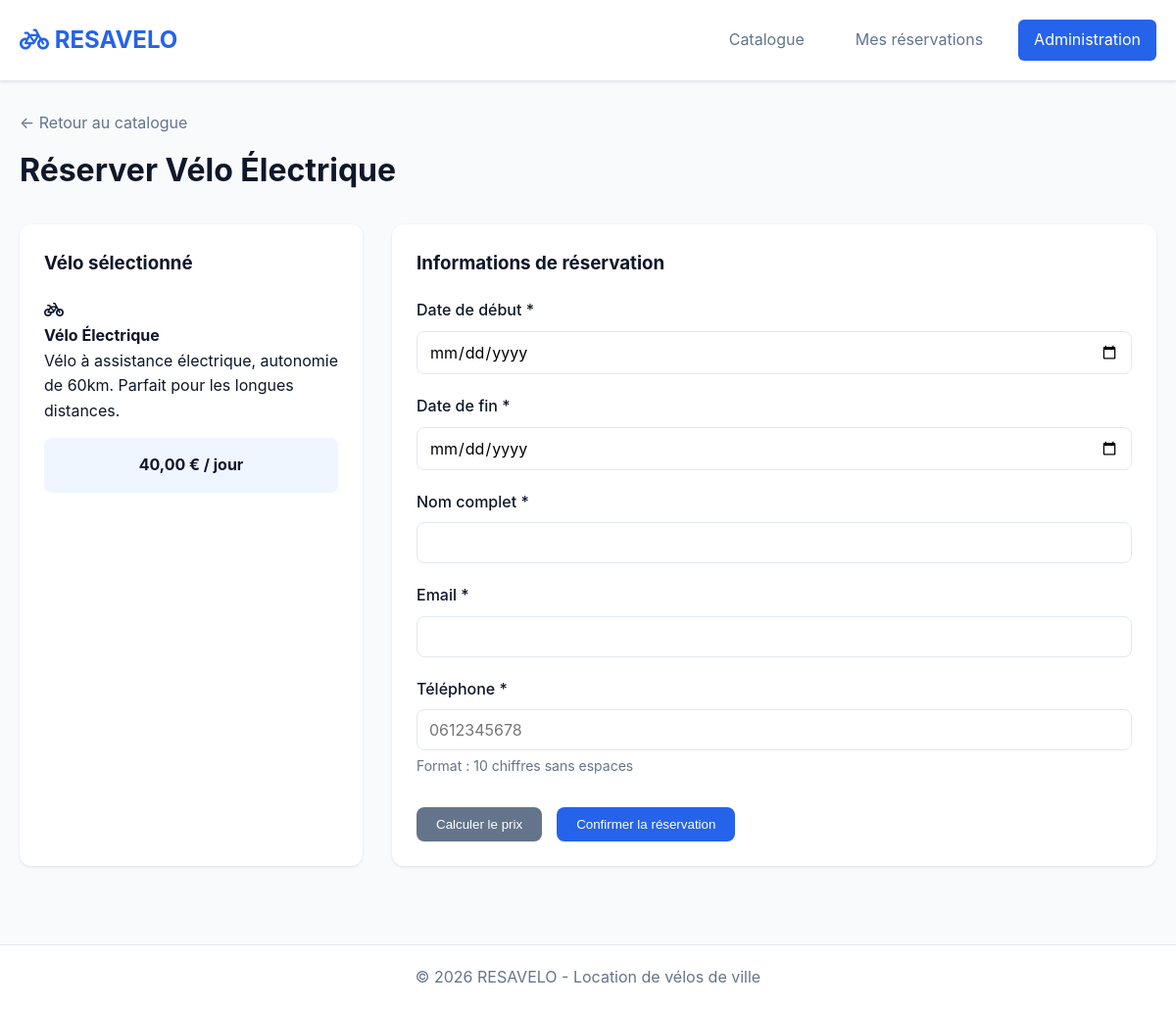
Page /reservation_form.php?velo_id=3 on the committed database.
### tables this page shows
CREATE TABLE IF NOT EXISTS velos (
    id INT AUTO_INCREMENT PRIMARY KEY,
    name VARCHAR(100) NOT NULL,
    price DECIMAL(10, 2) NOT NULL,
    quantity INT NOT NULL DEFAULT 0,
    description TEXT,
    image_url VARCHAR(255),
    created_at TIMESTAMP DEFAULT CURRENT_TIMESTAMP
);

### includes/functions_velos.php (called while the page is built, shortened)
<?php
function getVeloById($pdo, $id) {
    $sql = "SELECT * FROM velos WHERE id = :id";
    try {
        $stmt = $pdo->prepare($sql);
        $stmt->execute([':id' => $id]);
        return $stmt->fetch();
    } catch (PDOException $e) {
        error_log("Erreur getVeloById: " . $e->getMessage());
        return false;
    }
}

### includes/functions_calculation.php (called while the page is built, shortened)
<?php
function formatPrice($amount) {
    return number_format($amount, 2, ',', ' ') . ' €';
}

### public/reservation_form.php (the view, shortened to what this page needs)
<?php
require_once __DIR__ . '/../config/db_connect.php';
require_once __DIR__ . '/../includes/functions_velos.php';
require_once __DIR__ . '/../includes/functions_calculation.php';
$success = '';
$velo = null;
if (isset($_GET['velo_id'])) {
    $velo = getVeloById($pdo, $_GET['velo_id']);
}
$pageTitle = $velo ? "Réserver " . $velo['name'] : "Réservation";
?>
<!DOCTYPE html>
<html lang="fr">
<head>
    <link rel="stylesheet" href="https://cdnjs.cloudflare.com/ajax/libs/font-awesome/6.4.0/css/all.min.css">
    <link rel="stylesheet" href="../assets/css/style.css">
</head>
<body>
    <header class="header">
        <div class="container">
            <div class="header-content">
                <h1 class="logo"><i class="fas fa-bicycle"></i> RESAVELO</h1>
                <nav class="nav">
                    <a href="index.php" class="nav-link">Catalogue</a>
                    <a href="mes_reservations.php" class="nav-link">Mes réservations</a>
                    <a href="../admin/index.php" class="nav-link nav-link-admin">Administration</a>
                </nav>
            </div>
        </div>
    </header>
    <main class="main">
        <div class="container">
            <div class="page-header">
                <a href="index.php" class="back-link">← Retour au catalogue</a>
                <h2><?= $pageTitle ?></h2>
            </div>
            <?php if ($velo && !$success): ?>
                <div class="reservation-container">
                    <div class="velo-summary">
                        <h3>Vélo sélectionné</h3>
                        <div class="velo-summary-icon">
                            <i class="fas fa-bicycle"></i>
                        </div>
                        <h4><?= htmlspecialchars($velo['name']) ?></h4>
                        <p><?= htmlspecialchars($velo['description']) ?></p>
                        <div class="price-info">
                            <strong><?= formatPrice($velo['price']) ?> / jour</strong>
                        </div>
                    </div>
                    <div class="reservation-form-container">
                        <h3>Informations de réservation</h3>
                        <form method="POST" action="reservation_form.php" class="reservation-form" id="reservationForm">
                            <div class="form-group">
                                <label for="start_date">Date de début *</label>
                                <input type="date" id="start_date" name="start_date"
                                       value="<?= $_POST['start_date'] ?? '' ?>"
                                       min="<?= date('Y-m-d') ?>" required>
                            </div>
                            <div class="form-group">
                                <label for="end_date">Date de fin *</label>
                                <input type="date" id="end_date" name="end_date"
                                       value="<?= $_POST['end_date'] ?? '' ?>"
                                       min="<?= date('Y-m-d') ?>" required>
                            </div>
                            <div class="form-group">
                                <label for="customer_name">Nom complet *</label>
                                <input type="text" id="customer_name" name="customer_name"
                                       value="<?= htmlspecialchars($_POST['customer_name'] ?? '') ?>"
                                       required>
                            </div>
                            <div class="form-group">
                                <label for="customer_email">Email *</label>
                                <input type="email" id="customer_email" name="customer_email"
                                       value="<?= htmlspecialchars($_POST['customer_email'] ?? '') ?>"
                                       required>
                            </div>
                            <div class="form-group">
                                <label for="customer_phone">Téléphone *</label>
                                <input type="tel" id="customer_phone" name="customer_phone"
                                       value="<?= htmlspecialchars($_POST['customer_phone'] ?? '') ?>"
                                       pattern="[0-9]{10}"
                                       placeholder="0612345678" required>
                                <small>Format : 10 chiffres sans espaces</small>
                            </div>
                            <div class="form-actions">
                                <button type="button" class="btn btn-secondary" onclick="calculateEstimate()">
                                    Calculer le prix
                                </button>
                                <button type="submit" class="btn btn-primary">Confirmer la réservation</button>
                            </div>
                        </form>
                    </div>
                </div>
            <?php elseif (!$velo): ?>
                <div class="alert alert-error">
                    Vélo non trouvé. <a href="index.php">Retour au catalogue</a>
                </div>
            <?php endif; ?>
        </div>
    </main>
    <footer class="footer">
        <div class="container">
            <p>&copy; 2026 RESAVELO - Location de vélos de ville</p>
        </div>
    </footer>
</body>
</html>

### assets/css/style.css (style rules this page uses)
* { margin: 0; padding: 0; box-sizing: border-box; }
:root { --primary-color: #2563eb; --primary-hover: #1d4ed8; --secondary-color: #64748b; --success-color: #10b981; --danger-color: #ef4444; --warning-color: #f59e0b; --info-color: #06b6d4; --background: #f8fafc; --surface: #ffffff; --text-primary: #0f172a; --text-secondary: #64748b; --border: #e2e8f0; --shadow: 0 1px 3px rgba(0, 0, 0, 0.1); --shadow-lg: 0 10px 15px -3px rgba(0, 0, 0, 0.1); }
body { font-family: -apple-system, BlinkMacSystemFont, 'Segoe UI', Roboto, Oxygen, Ubuntu, Cantarell, sans-serif; line-height: 1.6; color: var(--text-primary); background-color: var(--background); }
.container { max-width: 1200px; margin: 0 auto; padding: 0 20px; }
.main { min-height: calc(100vh - 140px); padding: 30px 0; }
.header { background: var(--surface); border-bottom: 1px solid var(--border); padding: 20px 0; box-shadow: var(--shadow); }
.header-content { display: flex; justify-content: space-between; align-items: center; flex-wrap: wrap; gap: 20px; }
.logo { font-size: 24px; font-weight: bold; color: var(--primary-color); }
.nav { display: flex; gap: 20px; flex-wrap: wrap; }
.nav-link { color: var(--text-secondary); text-decoration: none; padding: 8px 16px; border-radius: 6px; transition: all 0.3s; }
.nav-link-admin { background: var(--primary-color); color: white; }
.btn { display: inline-block; padding: 10px 20px; border-radius: 8px; text-decoration: none; font-weight: 500; transition: all 0.3s; border: none; cursor: pointer; text-align: center; }
.btn-primary { background: var(--primary-color); color: white; }
.btn-secondary { background: var(--secondary-color); color: white; }
.form-group { margin-bottom: 20px; }
.form-group label { display: block; margin-bottom: 8px; color: var(--text-primary); font-weight: 500; }
.form-group input, .form-group textarea, .form-group select { width: 100%; padding: 10px 12px; border: 1px solid var(--border); border-radius: 8px; font-size: 16px; font-family: inherit; }
.form-group small { display: block; margin-top: 5px; color: var(--text-secondary); font-size: 14px; }
.form-actions { display: flex; gap: 15px; margin-top: 30px; }
.reservation-container { display: grid; grid-template-columns: 350px 1fr; gap: 30px; margin-top: 30px; }
.velo-summary, .reservation-form-container { background: var(--surface); padding: 25px; border-radius: 12px; box-shadow: var(--shadow); }
.velo-summary h3, .reservation-form-container h3 { margin-bottom: 20px; color: var(--text-primary); }
.price-info { padding: 15px; background: #eff6ff; border-radius: 8px; margin: 15px 0; text-align: center; }
.page-header { margin-bottom: 30px; }
.page-header h2 { font-size: 32px; color: var(--text-primary); margin-bottom: 5px; }
.back-link { display: inline-block; color: var(--text-secondary); text-decoration: none; margin-bottom: 10px; transition: color 0.3s; }
.footer { background: var(--surface); border-top: 1px solid var(--border); padding: 20px 0; text-align: center; color: var(--text-secondary); margin-top: 50px; }

### rows in the picture
velos: name "Réserver Vélo Électrique", name "Vélo Électrique", description "Vélo à assistance électrique, autonomie de 60km. Parfait pour les longues distances.", price "40,00 €"
